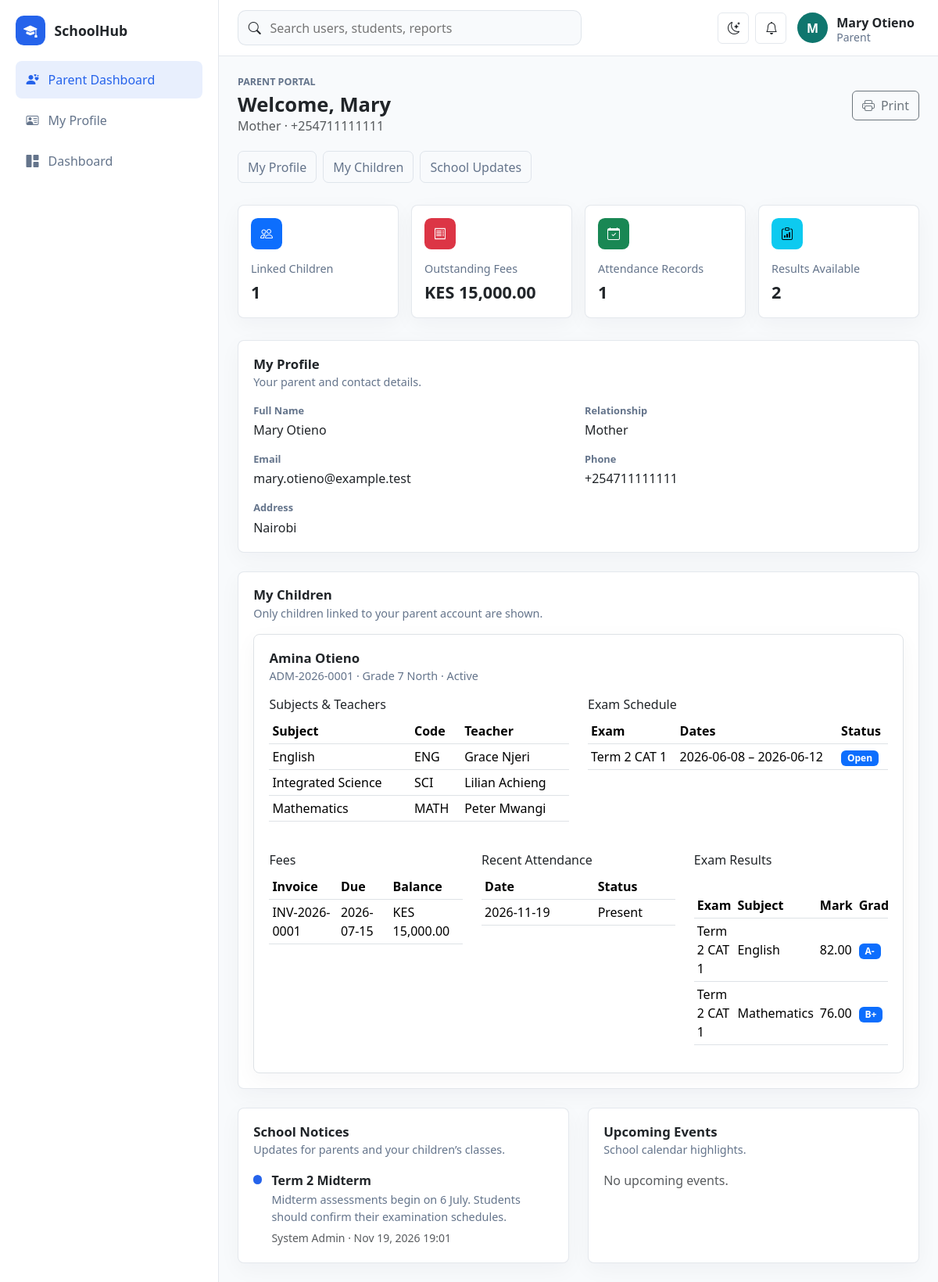
/school/public/parent-portal (signed in), run on the app's committed database.
### tables this page shows
CREATE TABLE parents (
    id BIGINT UNSIGNED AUTO_INCREMENT PRIMARY KEY,
    first_name VARCHAR(100) NOT NULL,
    last_name VARCHAR(100) NOT NULL,
    relationship VARCHAR(60) NOT NULL DEFAULT 'Guardian',
    email VARCHAR(190) NULL,
    phone VARCHAR(40) NOT NULL,
    address VARCHAR(255) NULL,
    created_at TIMESTAMP DEFAULT CURRENT_TIMESTAMP,
    INDEX idx_parents_phone (phone)
);

CREATE TABLE fee_invoices (
    id BIGINT UNSIGNED AUTO_INCREMENT PRIMARY KEY,
    student_id BIGINT UNSIGNED NOT NULL,
    term_id BIGINT UNSIGNED NULL,
    invoice_no VARCHAR(80) NOT NULL UNIQUE,
    description VARCHAR(190) NOT NULL,
    amount DECIMAL(12,2) NOT NULL,
    balance DECIMAL(12,2) NOT NULL,
    due_date DATE NOT NULL,
    status ENUM('draft', 'issued', 'part_paid', 'paid', 'overdue', 'void') NOT NULL DEFAULT 'issued',
    created_at TIMESTAMP DEFAULT CURRENT_TIMESTAMP,
    INDEX idx_fee_invoices_student_status (student_id, status),
    CONSTRAINT fk_fee_invoices_student FOREIGN KEY (student_id) REFERENCES students(id),
    CONSTRAINT fk_fee_invoices_term FOREIGN KEY (term_id) REFERENCES terms(id) ON DELETE SET NULL
);

CREATE TABLE students (
    id BIGINT UNSIGNED AUTO_INCREMENT PRIMARY KEY,
    class_stream_id BIGINT UNSIGNED NULL,
    admission_no VARCHAR(60) NOT NULL UNIQUE,
    first_name VARCHAR(100) NOT NULL,
    last_name VARCHAR(100) NOT NULL,
    email VARCHAR(190) NULL,
    phone VARCHAR(40) NULL,
    date_of_birth DATE NULL,
    gender ENUM('male', 'female', 'other') NOT NULL,
    nationality VARCHAR(80) NULL,
    religion VARCHAR(80) NULL,
    medical_notes TEXT NULL,
    emergency_contact VARCHAR(120) NULL,
    previous_school VARCHAR(160) NULL,
    status ENUM('active', 'transferred', 'graduated', 'suspended', 'inactive') NOT NULL DEFAULT 'active',
    created_at TIMESTAMP DEFAULT CURRENT_TIMESTAMP,
    updated_at TIMESTAMP DEFAULT CURRENT_TIMESTAMP ON UPDATE CURRENT_TIMESTAMP,
    INDEX idx_students_class_status (class_stream_id, status),
    CONSTRAINT fk_students_class FOREIGN KEY (class_stream_id) REFERENCES class_streams(id) ON DELETE SET NULL
);

CREATE TABLE subjects (
    id BIGINT UNSIGNED AUTO_INCREMENT PRIMARY KEY,
    department_id BIGINT UNSIGNED NULL,
    name VARCHAR(120) NOT NULL,
    code VARCHAR(40) NOT NULL UNIQUE,
    status ENUM('active', 'inactive') NOT NULL DEFAULT 'active',
    created_at TIMESTAMP DEFAULT CURRENT_TIMESTAMP,
    CONSTRAINT fk_subjects_department FOREIGN KEY (department_id) REFERENCES departments(id) ON DELETE SET NULL
);

CREATE TABLE exams (
    id BIGINT UNSIGNED AUTO_INCREMENT PRIMARY KEY,
    term_id BIGINT UNSIGNED NULL,
    name VARCHAR(120) NOT NULL,
    exam_type ENUM('cat', 'midterm', 'endterm', 'mock', 'national') NOT NULL,
    starts_on DATE NOT NULL,
    ends_on DATE NOT NULL,
    status ENUM('draft', 'open', 'closed', 'published') NOT NULL DEFAULT 'draft',
    created_at TIMESTAMP DEFAULT CURRENT_TIMESTAMP,
    CONSTRAINT fk_exams_term FOREIGN KEY (term_id) REFERENCES terms(id) ON DELETE SET NULL
);

CREATE TABLE attendance_records (
    id BIGINT UNSIGNED AUTO_INCREMENT PRIMARY KEY,
    student_id BIGINT UNSIGNED NOT NULL,
    class_stream_id BIGINT UNSIGNED NULL,
    attendance_date DATE NOT NULL,
    status ENUM('present', 'absent', 'late', 'excused') NOT NULL,
    remarks VARCHAR(255) NULL,
    created_by BIGINT UNSIGNED NULL,
    created_at TIMESTAMP DEFAULT CURRENT_TIMESTAMP,
    updated_at TIMESTAMP DEFAULT CURRENT_TIMESTAMP ON UPDATE CURRENT_TIMESTAMP,
    UNIQUE KEY uq_attendance_student_date (student_id, attendance_date),
    INDEX idx_attendance_date_class (attendance_date, class_stream_id),
    CONSTRAINT fk_attendance_student FOREIGN KEY (student_id) REFERENCES students(id) ON DELETE CASCADE,
    CONSTRAINT fk_attendance_class FOREIGN KEY (class_stream_id) REFERENCES class_streams(id) ON DELETE SET NULL,
    CONSTRAINT fk_attendance_user FOREIGN KEY (created_by) REFERENCES users(id) ON DELETE SET NULL
);

CREATE TABLE exam_results (
    id BIGINT UNSIGNED AUTO_INCREMENT PRIMARY KEY,
    exam_id BIGINT UNSIGNED NOT NULL,
    student_id BIGINT UNSIGNED NOT NULL,
    subject_id BIGINT UNSIGNED NOT NULL,
    marks DECIMAL(5,2) NOT NULL,
    grade VARCHAR(4) NOT NULL,
    remarks VARCHAR(160) NULL,
    entered_by BIGINT UNSIGNED NULL,
    created_at TIMESTAMP DEFAULT CURRENT_TIMESTAMP,
    updated_at TIMESTAMP DEFAULT CURRENT_TIMESTAMP ON UPDATE CURRENT_TIMESTAMP,
    UNIQUE KEY uq_exam_result (exam_id, student_id, subject_id),
    INDEX idx_exam_results_student (student_id),
    CONSTRAINT fk_exam_results_exam FOREIGN KEY (exam_id) REFERENCES exams(id) ON DELETE CASCADE,
    CONSTRAINT fk_exam_results_student FOREIGN KEY (student_id) REFERENCES students(id) ON DELETE CASCADE,
    CONSTRAINT fk_exam_results_subject FOREIGN KEY (subject_id) REFERENCES subjects(id),
    CONSTRAINT fk_exam_results_user FOREIGN KEY (entered_by) REFERENCES users(id) ON DELETE SET NULL
);

CREATE TABLE announcements (
    id BIGINT UNSIGNED AUTO_INCREMENT PRIMARY KEY,
    title VARCHAR(190) NOT NULL,
    body TEXT NOT NULL,
    audience ENUM('all','staff','parents','students') NOT NULL DEFAULT 'all',
    class_stream_id BIGINT UNSIGNED NULL,
    published_at TIMESTAMP NULL,
    created_by BIGINT UNSIGNED NULL,
    created_at TIMESTAMP DEFAULT CURRENT_TIMESTAMP,
    CONSTRAINT fk_announcements_user FOREIGN KEY (created_by) REFERENCES users(id) ON DELETE SET NULL,
    CONSTRAINT fk_announcements_class FOREIGN KEY (class_stream_id) REFERENCES class_streams(id) ON DELETE SET NULL
);

### app/Views/parent-portal/index.php (the view, shortened to what the rows shown need)
<?php
$profile = $portal['profile'];
$outstanding = array_sum(array_map(
    static fn ($child) => array_sum(array_map(static fn ($invoice) => (float)$invoice['balance'], $child['invoices'])),
    $portal['children']
));
?>
<div class="page-heading student-heading">
    <div>
        <p class="eyebrow">Parent Portal</p>
        <h1>Welcome, <?= e($profile['first_name']) ?></h1>
        <p class="text-muted mb-0"><?= e($profile['relationship']) ?> · <?= e($profile['phone']) ?></p>
    </div>
</div>
<section class="metric-grid student-metrics">
    <article class="metric-card"><span class="metric-icon text-bg-danger"><i class="bi bi-receipt"></i></span><p>Outstanding Fees</p><strong>KES <?= e(number_format($outstanding, 2)) ?></strong></article>
</section>
<div class="row g-4 mt-1">
    <div class="col-12">
        <section id="profile" class="panel">
            <div class="panel-header"><div><h2>My Profile</h2><p>Your parent and contact details.</p></div></div>
            <dl class="detail-grid mb-0">
                <div><dt>Full Name</dt><dd><?= e($profile['first_name'] . ' ' . $profile['last_name']) ?></dd></div>
                <div><dt>Relationship</dt><dd><?= e($profile['relationship']) ?></dd></div>
                <div><dt>Email</dt><dd><?= e($profile['email'] ?: 'Not recorded') ?></dd></div>
                <div><dt>Phone</dt><dd><?= e($profile['phone']) ?></dd></div>
                <div><dt>Address</dt><dd><?= e($profile['address'] ?: 'Not recorded') ?></dd></div>
            </dl>
        </section>
    </div>
    <div class="col-12">
        <section id="children" class="panel">
            <div class="panel-header"><div><h2>My Children</h2><p>Only children linked to your parent account are shown.</p></div></div>
            <?php if ($portal['children'] === []): ?>
                <p class="text-muted mb-0">No student records are linked to your account yet. Please contact the school office.</p>
            <?php else: ?>
                <div class="row g-4">
                    <?php foreach ($portal['children'] as $child): ?>
                        <div class="col-12">
                            <article class="panel border">
                                <div class="panel-header">
                                    <div>
                                        <h2><?= e($child['first_name'] . ' ' . $child['last_name']) ?></h2>
                                        <p><?= e($child['admission_no']) ?> · <?= e($child['class_name'] ?? 'Class pending') ?> · <?= e(ucfirst($child['status'])) ?></p>
                                    </div>
                                </div>
                                <div class="row g-4">
                                    <div class="col-xl-6">
                                        <h3 class="h6">Subjects & Teachers</h3>
                                        <div class="table-responsive">
                                            <table class="table table-sm align-middle">
                                                <thead><tr><th>Subject</th><th>Code</th><th>Teacher</th></tr></thead>
                                                <tbody>
                                                <?php foreach ($child['subjects'] as $subject): ?>
                                                    <tr><td><?= e($subject['subject_name']) ?></td><td><?= e($subject['code']) ?></td><td><?= e($subject['teacher_name']) ?></td></tr>
                                                <?php endforeach; ?>
                                                </tbody>
                                            </table>
                                        </div>
                                    </div>
                                    <div class="col-xl-6">
                                        <h3 class="h6">Exam Schedule</h3>
                                        <div class="table-responsive">
                                            <table class="table table-sm align-middle">
                                                <thead><tr><th>Exam</th><th>Dates</th><th>Status</th></tr></thead>
                                                <tbody>
                                                <?php foreach ($child['exams'] as $exam): ?>
                                                    <tr><td><?= e($exam['name']) ?></td><td><?= e($exam['starts_on']) ?> – <?= e($exam['ends_on']) ?></td><td><span class="badge text-bg-<?= $exam['status'] === 'published' ? 'success' : 'primary' ?>"><?= e(ucfirst($exam['status'])) ?></span></td></tr>
                                                <?php endforeach; ?>
                                                </tbody>
                                            </table>
                                        </div>
                                    </div>
                                    <div class="col-lg-4">
                                        <h3 class="h6">Fees</h3>
                                        <div class="table-responsive"><table class="table table-sm align-middle">
                                            <thead><tr><th>Invoice</th><th>Due</th><th>Balance</th></tr></thead>
                                            <tbody>
                                            <?php foreach ($child['invoices'] as $invoice): ?>
                                                <tr><td><?= e($invoice['invoice_no']) ?></td><td><?= e($invoice['due_date']) ?></td><td>KES <?= e(number_format((float)$invoice['balance'], 2)) ?></td></tr>
                                            <?php endforeach; ?>
                                            </tbody>
                                        </table></div>
                                    </div>
                                    <div class="col-lg-4">
                                        <h3 class="h6">Recent Attendance</h3>
                                        <div class="table-responsive"><table class="table table-sm align-middle">
                                            <thead><tr><th>Date</th><th>Status</th></tr></thead>
                                            <tbody>
                                            <?php foreach ($child['attendance'] as $record): ?>
                                                <tr><td><?= e($record['attendance_date']) ?></td><td><?= e(ucfirst($record['status'])) ?></td></tr>
                                            <?php endforeach; ?>
                                            </tbody>
                                        </table></div>
                                    </div>
                                    <div class="col-lg-4">
                                        <h3 class="h6">Exam Results</h3>
                                        <div class="table-responsive"><table class="table table-sm align-middle">
                                            <thead><tr><th>Exam</th><th>Subject</th><th>Mark</th><th>Grade</th><th>Teacher Feedback</th></tr></thead>
                                            <tbody>
                                            <?php foreach ($child['results'] as $result): ?>
                                                <tr><td><?= e($result['exam_name']) ?></td><td><?= e($result['subject_name']) ?></td><td><?= e($result['marks']) ?></td><td><span class="badge text-bg-primary"><?= e($result['grade']) ?></span></td><td><?= e($result['remarks'] ?: '—') ?></td></tr>
                                            <?php endforeach; ?>
                                            </tbody>
                                        </table></div>
                                    </div>
                                </div>
                            </article>
                        </div>
                    <?php endforeach; ?>
                </div>
            <?php endif; ?>
        </section>
    </div>
    <div class="col-lg-6">
        <section id="school" class="panel h-100">
            <div class="panel-header"><div><h2>School Notices</h2><p>Updates for parents and your children’s classes.</p></div></div>
            <div class="activity-list">
                <?php foreach ($portal['announcements'] as $announcement): ?>
                    <div class="activity-item"><span class="activity-dot"></span><div>
                        <strong><?= e($announcement['title']) ?></strong>
                        <p class="mb-1"><?= e($announcement['body']) ?></p>
                        <small class="text-muted"><?= e($announcement['sender_name']) ?> · <?= e(date('M j, Y H:i', strtotime($announcement['published_at']))) ?></small>
                    </div></div>
                <?php endforeach; ?>
            </div>
        </section>
    </div>
    <div class="col-lg-6">
        <section class="panel h-100">
            <div class="panel-header"><div><h2>Upcoming Events</h2><p>School calendar highlights.</p></div></div>
        </section>
    </div>
</div>

### data on the page
parents: first_name "Mary", relationship "Mother", phone "+254711111111", first_name+last_name "Mary Otieno", email "mary.otieno@example.test", address "Nairobi"
fee_invoices: balance "15,000.00", invoice_no "INV-2026-0001", due_date "2026-07-15"
students: first_name+last_name "Amina Otieno", admission_no "ADM-2026-0001", class_name "Grade 7 North", status "Active"
subjects: name "English", code "ENG", teacher_name "Grace Njeri"
subjects: name "Integrated Science", code "SCI", teacher_name "Lilian Achieng"
subjects: name "Mathematics", code "MATH", teacher_name "Peter Mwangi"
exams: name "Term 2 CAT 1", starts_on "2026-06-08", ends_on "2026-06-12", status "Open"
attendance_records: attendance_date "2026-11-19", status "Present"
exam_results: exam.name "Term 2 CAT 1", subject.name "English", marks "82.00", grade "A-"
exam_results: exam.name "Term 2 CAT 1", subject.name "Mathematics", marks "76.00", grade "B+"
announcements: title "Term 2 Midterm", body "Midterm assessments begin on 6 July. Students should confirm their examination schedules.", sender_name "System Admin", published_at "Nov 19, 2026 19:01"

### other printed values
app_config('name') "SchoolHub"
substr(current_user()['name'] ?? 'U', 0, 1) "M"
current_user()['name'] "Mary Otieno"
current_user()['role'] "Parent"
count($portal['children']) "1"
$attendanceCount "1"
$resultsCount "2"
